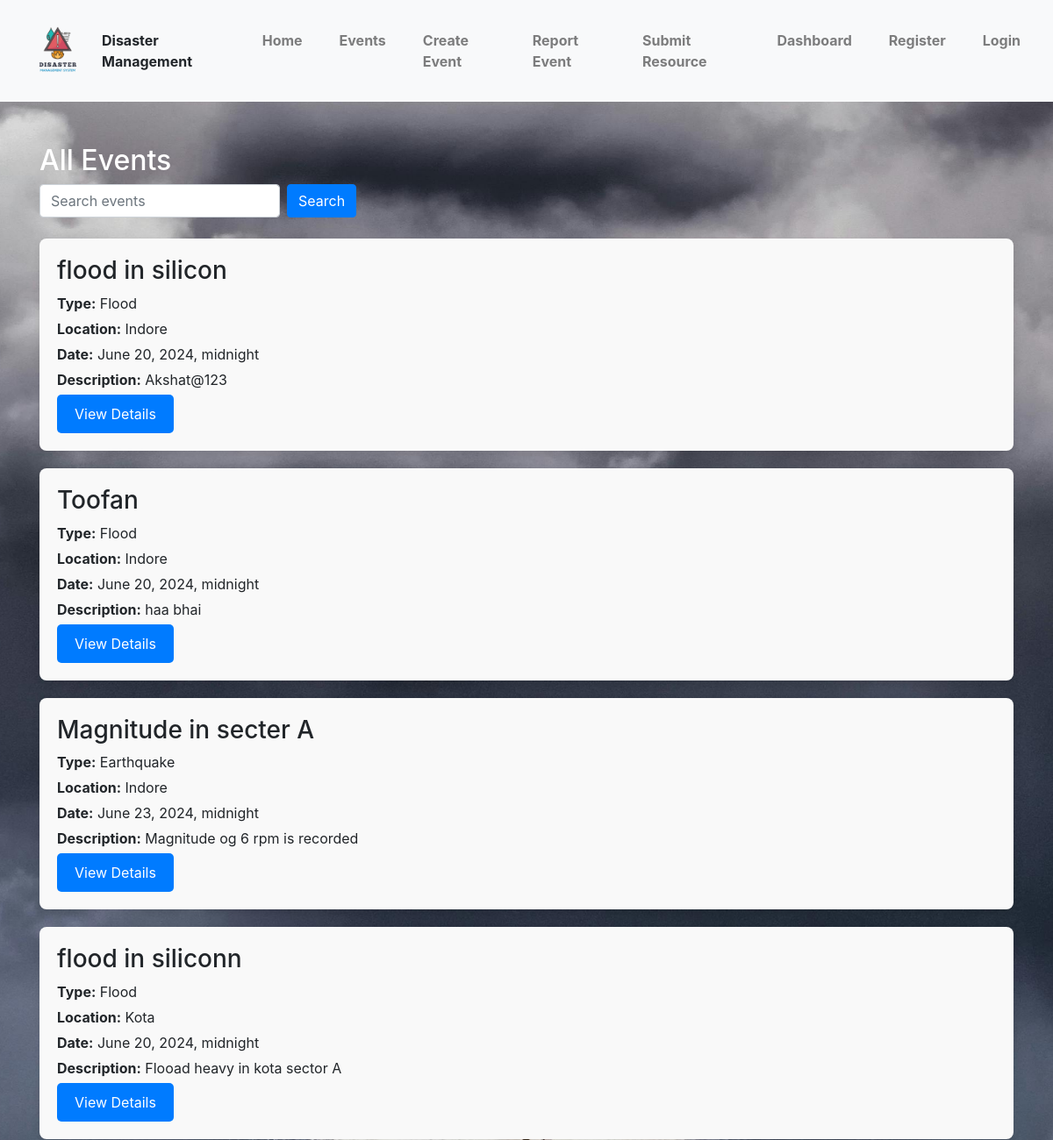
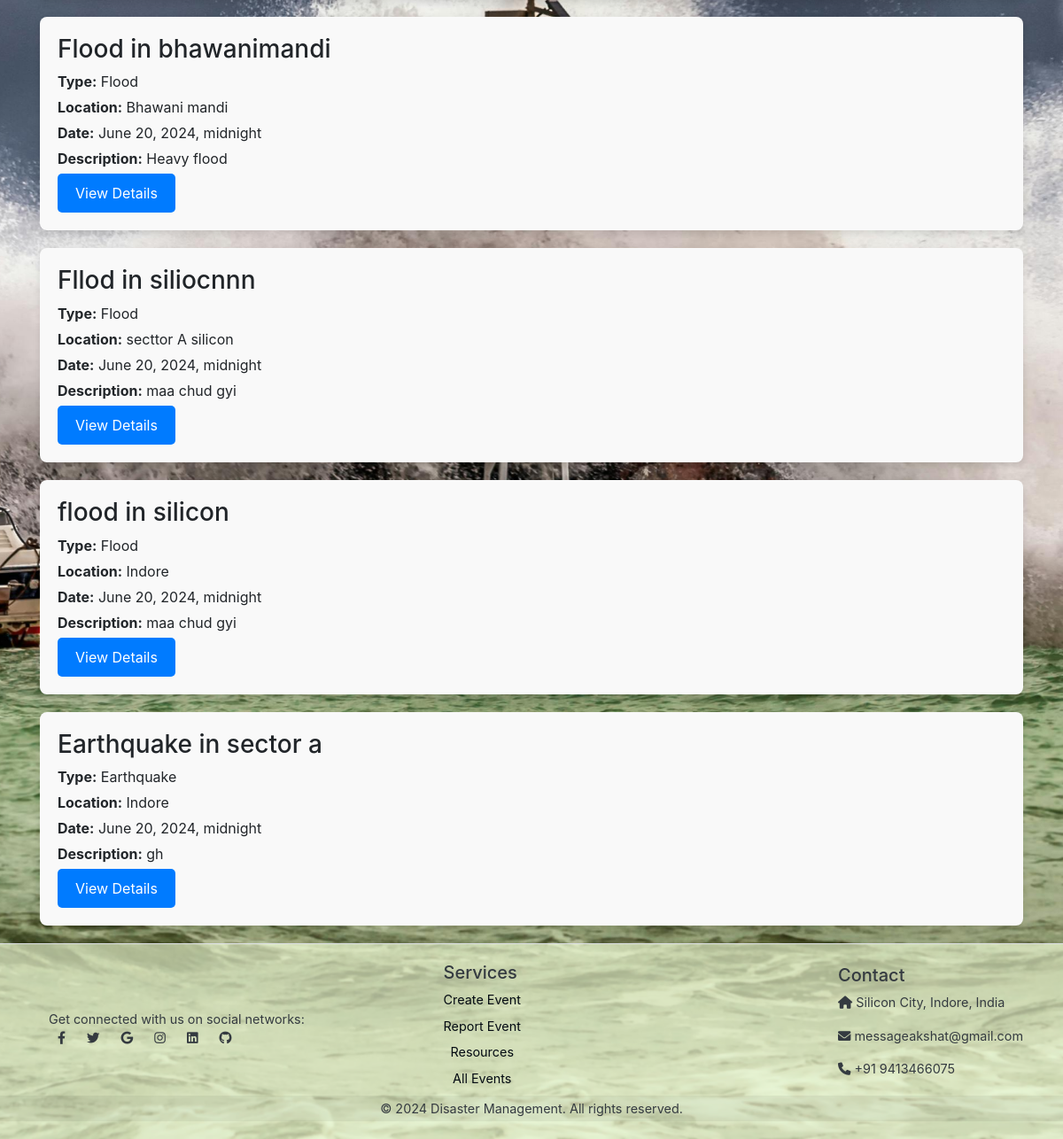
Screenshot of /events/ with the database file from the repository (2 pictures, top to bottom).
### disasters/models.py (models this page shows, shortened)
class DisasterEvent(models.Model):
    EVENT_TYPE_CHOICES = [
        ('Flood', 'Flood'),
        ('Earthquake', 'Earthquake'),
        ('Tornado', 'Tornado'),
        ('Wildfire', 'Wildfire'),
        ('Hurricane', 'Hurricane'),
        ('Volcano', 'Volcano'),
        ('Other', 'Other'),
    ]
    name = models.CharField(max_length=200)
    event_type = models.CharField(max_length=50, choices=EVENT_TYPE_CHOICES)
    date_occurred = models.DateTimeField()
    location = models.CharField(max_length=200)
    latitude = models.FloatField(blank=True, null=True)
    longitude = models.FloatField(blank=True, null=True)
    description = models.TextField()

### disasters/views.py (the view)
# urls.py: path('events/', views.events_list, name='events_list'),
def events_list(request):
    events= DisasterEvent.objects.all()
    return render(request, 'disasters/events_list.html', {'events': events})

### templates/disasters/events_list.html (shortened to what this page needs)
{% extends 'disasters/base.html' %}
{%load static%}
{% block content %}
    <div class="grid">
        <section>
            <hgroup>
                <h2 style=" color: white;">All Events</h2>
            </hgroup>
            {% if events %}
            <form method="get" action="{% url 'search_events' %}" class="form-inline mb-4">
                <input type="text" name="q" class="form-control mr-sm-2" placeholder="Search events" value="{{ query }}">
                <button type="submit" class="btn btn-primary">Search</button>
            </form>
                {% for event in events %}
                    <div class="event-card">
                        <h3>{{ event.name }}</h3>
                        <p><strong>Type:</strong> {{ event.event_type }}</p>
                        <p><strong>Location:</strong> {{ event.location }}</p>
                        <p><strong>Date:</strong> {{ event.date_occurred }}</p>
                        <p><strong>Description:</strong> {{ event.description }}</p>
                        <a href="{% url 'event_detail' event.id %}" class="button">View Details</a>
                    </div>
                {% endfor %}
            {% else %}
                <p>No events found.</p>
            {% endif %}
        </section>
    </div>
{% endblock %}

### templates/disasters/base.html (style rules this page uses)
html, body { height: 120%; margin: 0; display: flex; flex-direction: column; }

### rows the page displays
DisasterEvent: name "flood in silicon", event_type "Flood", location "Indore", date_occurred "June 20, 2024, midnight", description "Akshat@123"
DisasterEvent: name "Toofan", event_type "Flood", location "Indore", date_occurred "June 20, 2024, midnight", description "haa bhai"
DisasterEvent: name "Magnitude in secter A", event_type "Earthquake", location "Indore", date_occurred "June 23, 2024, midnight", description "Magnitude og 6 rpm is recorded"
DisasterEvent: name "flood in siliconn", event_type "Flood", location "Kota", date_occurred "June 20, 2024, midnight", description "Flooad heavy in kota sector A"
DisasterEvent: name "Flood in bhawanimandi", event_type "Flood", location "Bhawani mandi", date_occurred "June 20, 2024, midnight", description "Heavy flood"
DisasterEvent: name "Fllod in siliocnnn", event_type "Flood", location "secttor A silicon", date_occurred "June 20, 2024, midnight", description "maa chud gyi"
DisasterEvent: name "flood in silicon", event_type "Flood", location "Indore", date_occurred "June 20, 2024, midnight", description "maa chud gyi"
DisasterEvent: name "Earthquake in sector a", event_type "Earthquake", location "Indore", date_occurred "June 20, 2024, midnight", description "gh"
